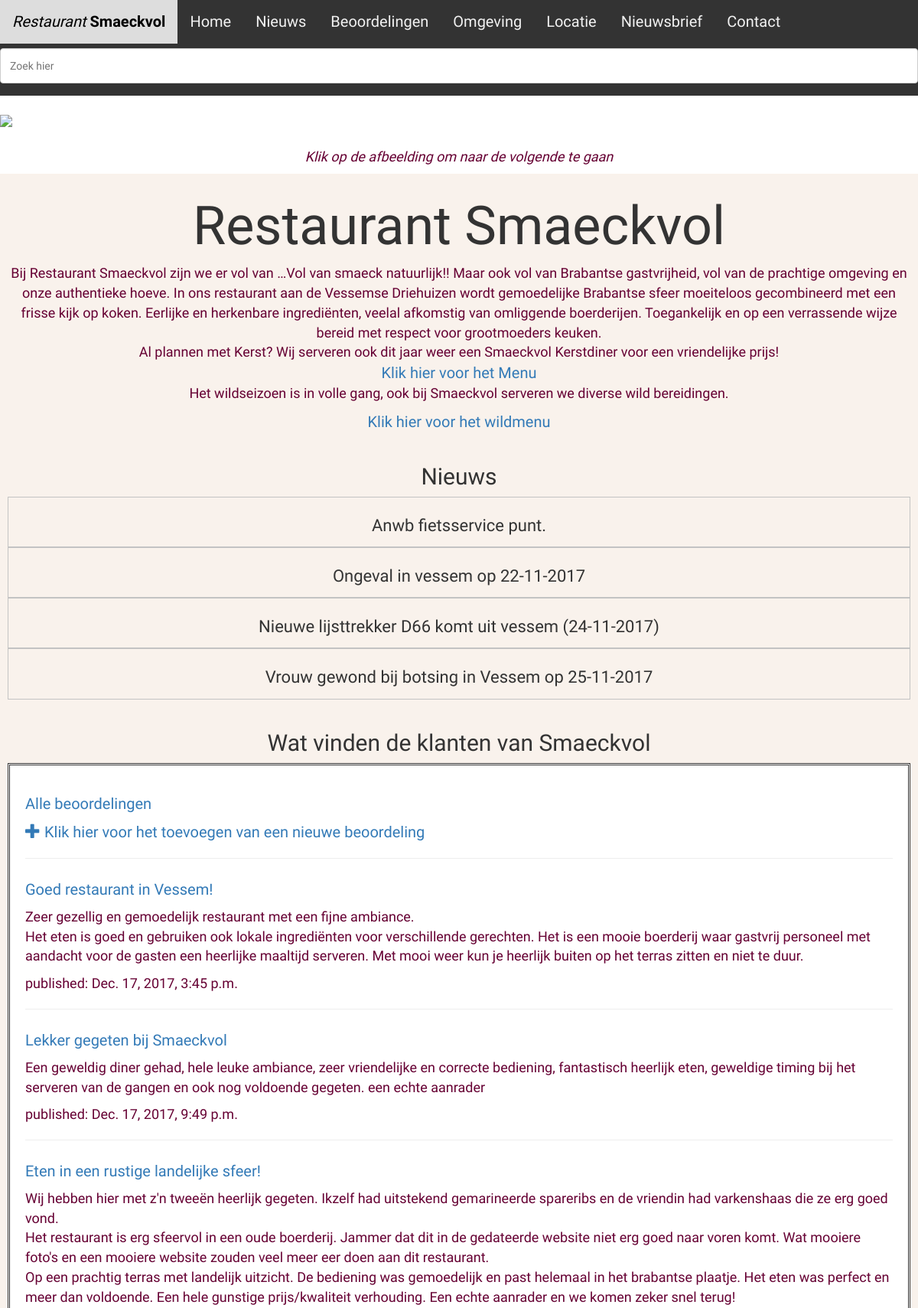
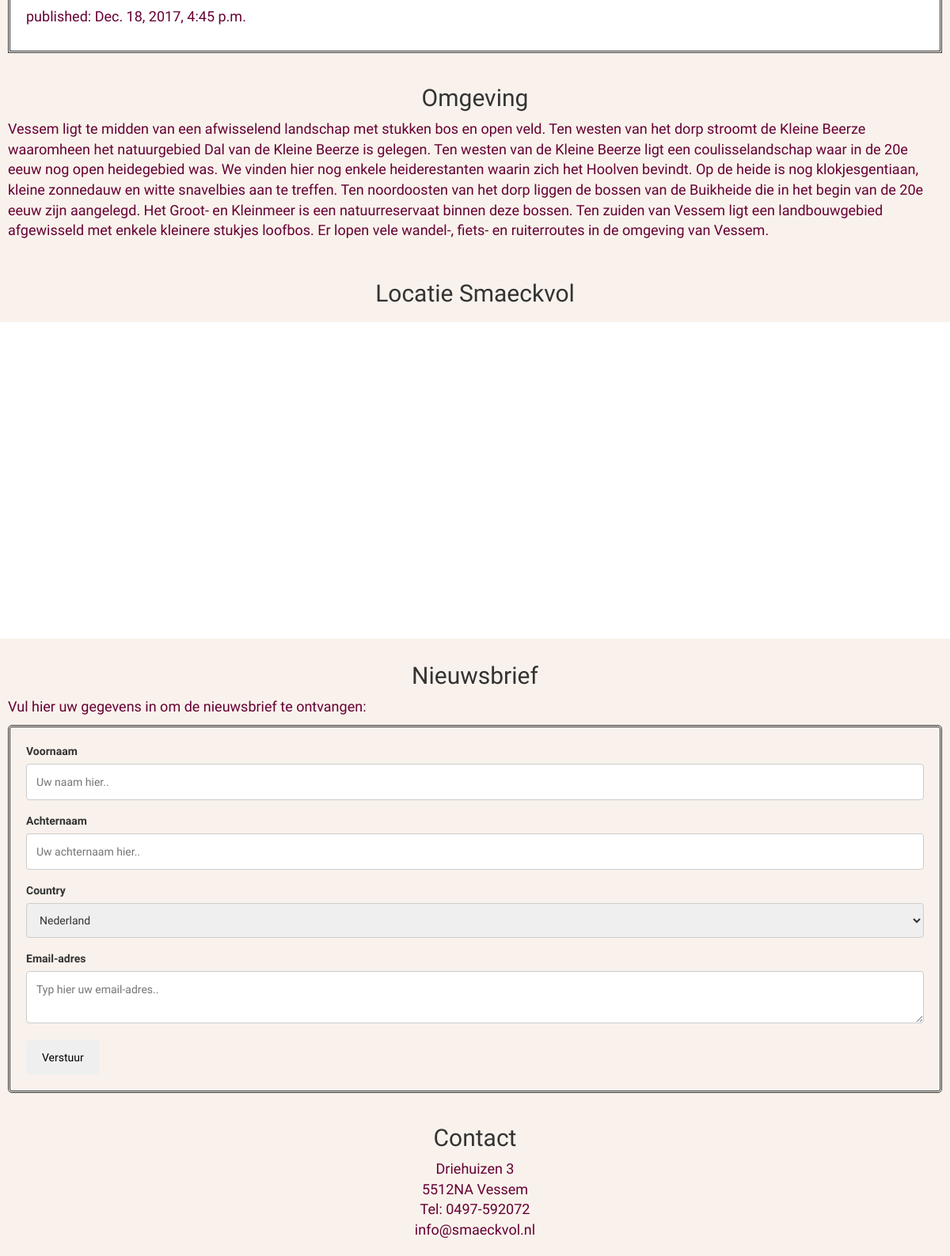
The page / on the database its author committed (2 pictures, top to bottom).
### eetgelegenheden/models.py (models this page shows, shortened)
class Post(models.Model):
    author = models.CharField(max_length=100)
    title = models.CharField(max_length=200)
    text = models.TextField()
    created_date = models.DateTimeField(
            default=timezone.now)
    published_date = models.DateTimeField(
            blank=True, null=True)

### eetgelegenheden/views.py (the view)
# urls.py: path('', views.vessem, name='vessem'),
def vessem(request):
	posts = Post.objects.filter(published_date__lte=timezone.now()).order_by('published_date')
	return render(request, 'eetgelegenheden/vessem.html', {'posts': posts})

### eetgelegenheden/templates/eetgelegenheden/vessem.html
{% extends 'eetgelegenheden/base.html' %}
{% block content %}
       {% for post in posts %}
    <div>
        <hr>
        <h4><a href="{% url 'post_detail' pk=post.pk %}">{{ post.title }}</a></h4>
        <p>{{ post.text|linebreaksbr }}</p>
        <p>published: {{ post.published_date }}</p>
    </div>
       {% endfor %}
{% endblock %}

### eetgelegenheden/templates/eetgelegenheden/base.html (shortened to what this page needs)
<!DOCTYPE html>
<html lang="en">
<head>
<link rel="stylesheet" href="//maxcdn.bootstrapcdn.com/bootstrap/3.2.0/css/bootstrap.min.css">
<link rel="stylesheet" href="//maxcdn.bootstrapcdn.com/bootstrap/3.2.0/css/bootstrap-theme.min.css">
</head>
<body>
<div class="topbar" id="myTopnav">
 <nav>
  <a href="#home"><i>Restaurant </i><strong>Smaeckvol</strong></a>
  <a href="#home">Home</a>
  <a href="#nieuws">Nieuws</a>
  <a href="#eetgelegenheden">Beoordelingen</a>
  <a href="#omgeving">Omgeving</a>
  <a href="#locatie">Locatie</a>
  <a href="#nieuwsbrief">Nieuwsbrief</a>
  <a href="#contact">Contact</a>
  <form>
<input type="text" size="30" placeholder = "Zoek hier" onkeyup="showResult(this.value)">
</form>
  </nav>
</div>
<div class="image_scaling">
 <img id="image" src="https://www.eurocampingvessem.nl/wp-content/uploads/2014/04/eurocamping_vessem_slide_05_visvijver3.jpg" onclick="changeImage()">
</div>
<div class="click">
<p><br><i>Klik op de afbeelding om naar de volgende te gaan</i><br></p>
</div>
<div class="restaurant">
    <h1>Restaurant Smaeckvol</h1>
    <p> Bij Restaurant Smaeckvol zijn we er vol van …Vol van smaeck natuurlijk!!
Maar ook vol van Brabantse gastvrijheid, vol van de prachtige omgeving en onze authentieke hoeve. In ons restaurant aan de Vessemse Driehuizen wordt gemoedelijke Brabantse sfeer moeiteloos gecombineerd met een frisse kijk op koken. Eerlijke en herkenbare ingrediënten, veelal afkomstig van omliggende boerderijen. Toegankelijk en op een verrassende wijze bereid met respect voor grootmoeders keuken.<br>
Al plannen met Kerst? Wij serveren ook dit jaar weer een Smaeckvol Kerstdiner voor een vriendelijke prijs! <br><a href="http://www.smaeckvol.nl/index.php/menu-kaarten/kerstmenu" alt="kerstdiner" target="_blank">Klik hier voor het Menu<br></a>
Het wildseizoen is in volle gang, ook bij Smaeckvol serveren we diverse wild bereidingen. <br></p> <a href="http://www.smaeckvol.nl/index.php/menu-kaarten/kerstmenu" alt="kerstdiner" target="_blank">Klik hier voor het wildmenu</a>
 </div>
<div class="nieuws">
<h2>Nieuws</h2>
<div id="flip"><h3>Anwb fietsservice punt.</h3></div>
<div id="flip1"><h3>Ongeval in vessem op 22-11-2017</h3></div>
<div id="flip2"><h3>Nieuwe lijsttrekker D66 komt uit vessem (24-11-2017)</h3></div>
<div id="flip3"><h3>Vrouw gewond bij botsing in Vessem op 25-11-2017</h3></div>
</div>
<div class="beoordeling">
<h2>Wat vinden de klanten van Smaeckvol</h2>
 <div class="leeuw">
    <h4><a href="/">Alle beoordelingen</a></h4>
    <a href="{% url 'post_new' %}" class="top-menu"><span class="glyphicon glyphicon-plus"></span> Klik hier voor het toevoegen van een nieuwe beoordeling</a>
  {% block content %}
      {% endblock %}
</div>
</div>
<div class="omgeving">
  <h2>Omgeving</h2>
    <p> Vessem ligt te midden van een afwisselend landschap met stukken bos en open veld. Ten westen van het dorp stroomt de Kleine Beerze waaromheen het natuurgebied Dal van de Kleine Beerze is gelegen. Ten westen van de Kleine Beerze ligt een coulisselandschap waar in de 20e eeuw nog open heidegebied was. We vinden hier nog enkele heiderestanten waarin zich het Hoolven bevindt. Op de heide is nog klokjesgentiaan, kleine zonnedauw en witte snavelbies aan te treffen.
Ten noordoosten van het dorp liggen de bossen van de Buikheide die in het begin van de 20e eeuw zijn aangelegd. Het Groot- en Kleinmeer is een natuurreservaat binnen deze bossen. Ten zuiden van Vessem ligt een landbouwgebied afgewisseld met enkele kleinere stukjes loofbos.
Er lopen vele wandel-, fiets- en ruiterroutes in de omgeving van Vessem. </p>
</div>
<div class="bottombar">
  <h2>Locatie Smaeckvol</h2>
</div>
<div id="map"></div>
<div class="brief">
<h2>Nieuwsbrief</h2>
<p>Vul hier uw gegevens in om de nieuwsbrief te ontvangen:</p>
<div class="contact">
    <label for="fname">Voornaam</label>
    <input type="text" id="fname" name="firstname" placeholder="Uw naam hier..">
    <label for="lname">Achternaam</label>
    <input type="text" id="lname" name="lastname" placeholder="Uw achternaam hier..">
    <label for="country">Country</label>
    <select id="country" name="country">
      <option value="australia">Nederland</option>
    </select>
    <label for="subject">Email-adres</label>
    <textarea id="subject" name="subject" placeholder="Typ hier uw email-adres.." ></textarea>
    <input type="submit" value="Verstuur">
</div>
</div>
<div class="getcontact">
<h2>Contact</h2>
<p>
Driehuizen 3<br>
5512NA Vessem<br>
Tel: 0497-592072<br>
info@smaeckvol.nl
</p>
</div>
</body>
</html>

### eetgelegenheden/templates/eetgelegenheden/base.html (style rules this page uses)
* { box-sizing: border-box; font-family: 'Pontano Sans'; }
body { margin: 0; }
p { color: #660033; font-size:18px; }
h1 { font-size:70px; }
h2 { font-size: 30px; text-align: center; }
h3 { font-size: 22px; text-align: center; }
h4 { font-size:30px; text-align: left; }
#image { width: 100%; z-index:-99; margin-top: 150px; }
a { font-size: 20px; }
.topbar { overflow: hidden; background-color: #333; position: fixed; width: 100%; display: inline-block; z-index: 999; }
.topbar a { float: left; display: block; color: #f2f2f2; text-align: center; padding: 14px 16px; text-decoration: none; }
.image_scaling { max-height: 500px; min-height:25%; width: 100%; overflow: hidden; z-index: 1; }
.restaurant { background-color: #f9f2ec; padding: 10px; margin-left: auto; margin-right: auto; text-align: center; }
.nieuws { background-color: #f9f2ec; padding: 10px; margin-left: auto; margin-right: auto; text-align: center; }
nav a { color: #E00; display: block; padding: 0.5em 1em; text-decoration: none; }
.beoordeling { background-color: #f9f2ec; padding: 10px; margin-left: auto; margin-right: auto; overflow: auto; text-align: left; }
.leeuw { background-color: white; padding: 20px; margin-left: auto; margin-right: auto; overflow: auto; text-align: left; border-style: double; }
.contact { background-color: #f9f2ec; padding: 10px; margin-left: auto; margin-right: auto; overflow: auto; text-align: left; border-style: double; }
.brief { background-color: #f9f2ec; padding: 10px; margin-left: auto; margin-right: auto; overflow: auto; text-align: left; }
.click { text-align: center; }
.omgeving { background-color: #f9f2ec; padding: 10px; margin-left: auto; margin-right: auto; overflow: auto; text-align: left; }
.getcontact { background-color: #f9f2ec; padding: 10px; margin-left: auto; margin-right: auto; overflow: auto; text-align: center; }
.bottombar { background-color: #f9f2ec; padding: 10px; text-align: center; }
#map { height: 400px; width: 100%; }
fieldset, label { margin: 0; padding: 0; }
input[type=text], select, textarea { width: 100%; padding: 12px; border: 1px solid #ccc; border-radius: 4px; box-sizing: border-box; margin-top: 6px; margin-bottom: 16px; resize: vertical; }
input[type=submit] { color: black; padding: 12px 20px; border: none; border-radius: 4px; cursor: pointer; }
.contact { border-radius: 5px; padding: 20px; }
#panel, #flip { padding: 5px; text-align: center; background-color: #f9f2ec; border: solid 1px #c3c3c3; }
#panel1, #flip1 { padding: 5px; text-align: center; background-color: #f9f2ec; border: solid 1px #c3c3c3; }
#panel2, #flip2 { padding: 5px; text-align: center; background-color: #f9f2ec; border: solid 1px #c3c3c3; }
#panel3, #flip3 { padding: 5px; text-align: center; background-color: #f9f2ec; border: solid 1px #c3c3c3; }

### rows shown on the page
Post: title "Goed restaurant in Vessem!", text "Zeer gezellig en gemoedelijk restaurant met een fijne ambiance. Het eten is goed en gebruiken ook lokale ingrediënten voor verschillende gerechten. Het is een mooie boerderij waar gastvrij personeel met aandacht voor de gasten een heerlijke maaltijd serveren. Met mooi weer kun je heerlijk buiten op het terras zitten en niet te duur.", published_date "Dec. 17, 2017, 3:45 p.m."
Post: title "Lekker gegeten bij Smaeckvol", text "Een geweldig diner gehad, hele leuke ambiance, zeer vriendelijke en correcte bediening, fantastisch heerlijk eten, geweldige timing bij het serveren van de gangen en ook nog voldoende gegeten. een echte aanrader", published_date "Dec. 17, 2017, 9:49 p.m."
Post: title "Eten in een rustige landelijke sfeer!", text "Wij hebben hier met z'n tweeën heerlijk gegeten. Ikzelf had uitstekend gemarineerde spareribs en de vriendin had varkenshaas die ze erg goed vond. Het restaurant is erg sfeervol in een oude boerderij. Jammer dat dit in de gedateerde website niet erg goed naar voren komt. Wat mooiere foto's en een mooiere website zouden veel meer eer doen aan dit restaurant. Op een prachtig terras met landelijk uitzicht. De bediening was gemoedelijk en past helemaal in het brabantse plaatje. Het eten was perfect en meer dan voldoende. Een hele gunstige prijs/kwaliteit verhouding. Een echte aanrader en we komen zeker snel terug!", published_date "Dec. 18, 2017, 4:45 p.m."
